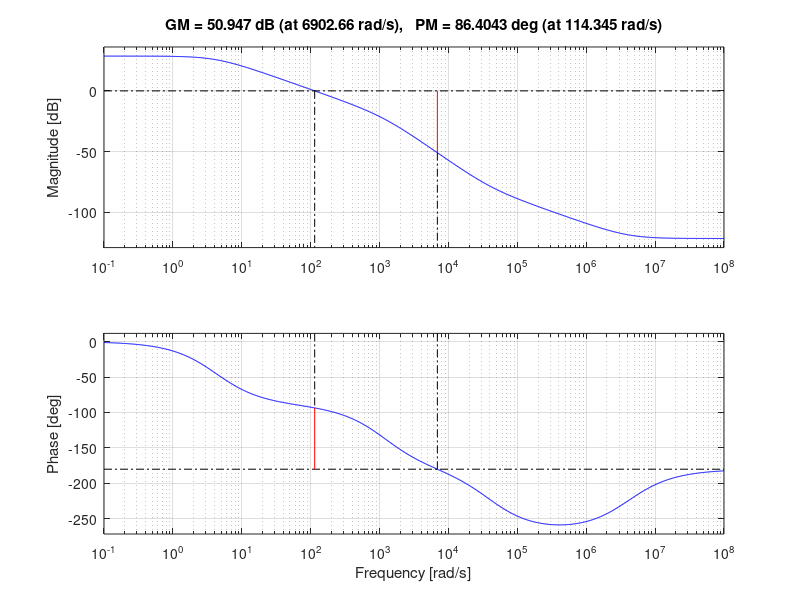

MATLAB code for this plot: (Note: this script raises an error after producing the figure.)
clear, close all, clc;

% dSpace Lab Project
%% SimScape Simulation and Motor Parameters:
% A report must be made containing:
% Measurement of DC-motor parameters and comparision with datasheet
% Deriving the DC-motor transfer function
% Simulation of the system without controller (PWM, H-bridge, motor)
% Comparing transfer function with simulation
% Design minimum two controllers, compare and comment on pros and cons.
% Implement the two controllers in dSpace, and compare with simulation.

% The simulation will be performed in SimScape (see dSpaceLab.slx)

% The datasheet's DC-motor parameters:
Ke = 0.0365; % [Vs/rad]
Ra = 2.96; % [Ohm]
La = 0.00251; % [H]
Kv = 2.6*10^-6; % [Nms/rad]
Jr = 4.2*10^-6; % [kg m^2]
Tf = 0.0042; % [Nm]

% Ideas on how to measure:
% Ra: Apply known voltage at known rotation. R = (V-Ke*rads)/I
% La: Use an LCR meter
% Ke: Rotate at known speed and measure the winding voltage
% Kv: When using steady-state values, Kv = Ke * di/dw (d = delta)
% Jr: Apply a known torque, measure the acceleration (J = t/a)
% Tf?: Find lowest voltage that doesn't make the motor rotate?

% Measurements:
% Frequencies [100 Hz, 120 Hz, 1 kHz, 10 kHz, 100 kHz]
% La = [2.742e-3, 2.82e-3, 2.637e-3, 2.126e-3, 1.536e-3]
% Ra = 
% Ke =
% Kv = 
% Jr = 

% Extra inertia load on setup
rho_alu = 2700;
rho_steel = 7800;
r = 3/100;
h = 1/100;
mass_alu = r^2*pi*h*rho_alu;
mass_steel = r^2*pi*h*rho_steel;

JL = 1/2 * mass_steel * r^2; % [kg m^2]

% Resistor for load motor
RL = 10;

% For simulation
Vin = 24;
D = 1;
R_fet = 0.01; % [Ohm]
G_fet = 1e-8; % [1/Ohm]

%% Controller Design:
% A digital PI controller will be designed in two different ways.
% The DC motor system to be controlled has the transfer function:

J = JL + 2 * Jr;

A = [-2*Kv/J, Ke/J; -Ke/La, -Ra/La];
B = [0; 1/La];
C = [1, 0];
D = 0;

[num, den] = ss2tf(A,B,C,D)

G_DC = tf(num,den);
%figure(4)
%step(G_DC)

% The switching frequency is
f_sw = 1000;

% The sampling frequency is
%f_s = 40000;
T_s = 50e-6;

% A higher cross-frequency will mostly result in better control, but is
% also more difficult to attain. For testing, the following is used:
f_c = 10;
w_c = 2*pi*f_c;

% The DC motor model is mapped into the discrete domain and ZOH'd:
G_DC_d = c2d(G_DC, T_s);
G_DC_zoh = d2c(G_DC_d, 'Tustin');
figure(1)
[gain, phase] = bode(G_DC_zoh, w_c);
margin(G_DC_zoh)

% This model is then used for designing the two controllers. These are
% first designed in the continuous domain, and then later mapped.


% First the PI Controller:
% Proportional gain is adjusted to hit the cross-frequency.
kp = 1/gain;

% The integrator is then designed.
ki = 1; % Gain should not impact system
%tau_i = La/Ra; % If they are accurate, this is good. Else try wi = wc/10.
tau_i = 1/(w_c/25);

% The transfer function is thus
D_pi_num_s = (ki*[tau_i 1]);
D_pi_den_s = [tau_i 0];
D_pi_s = tf(D_pi_num_s, D_pi_den_s);

figure(2)
margin(G_DC_d*D_pi_z)

% Re-calculate gain for accuracy
%[gain, phase] = bode(kp*D_pi_s*G_DC_zoh, w_c);
%kp = kp * 1/gain;
%D_pi_s = D_pi_s * kp;

% Which is mapped into the discrete domain
D_pi_z = c2d(D_pi_s, T_s, 'Tustin');

% PI Controller values for Simulink:
Kp_pi = kp;
Ki_pi = ki/tau_i;
